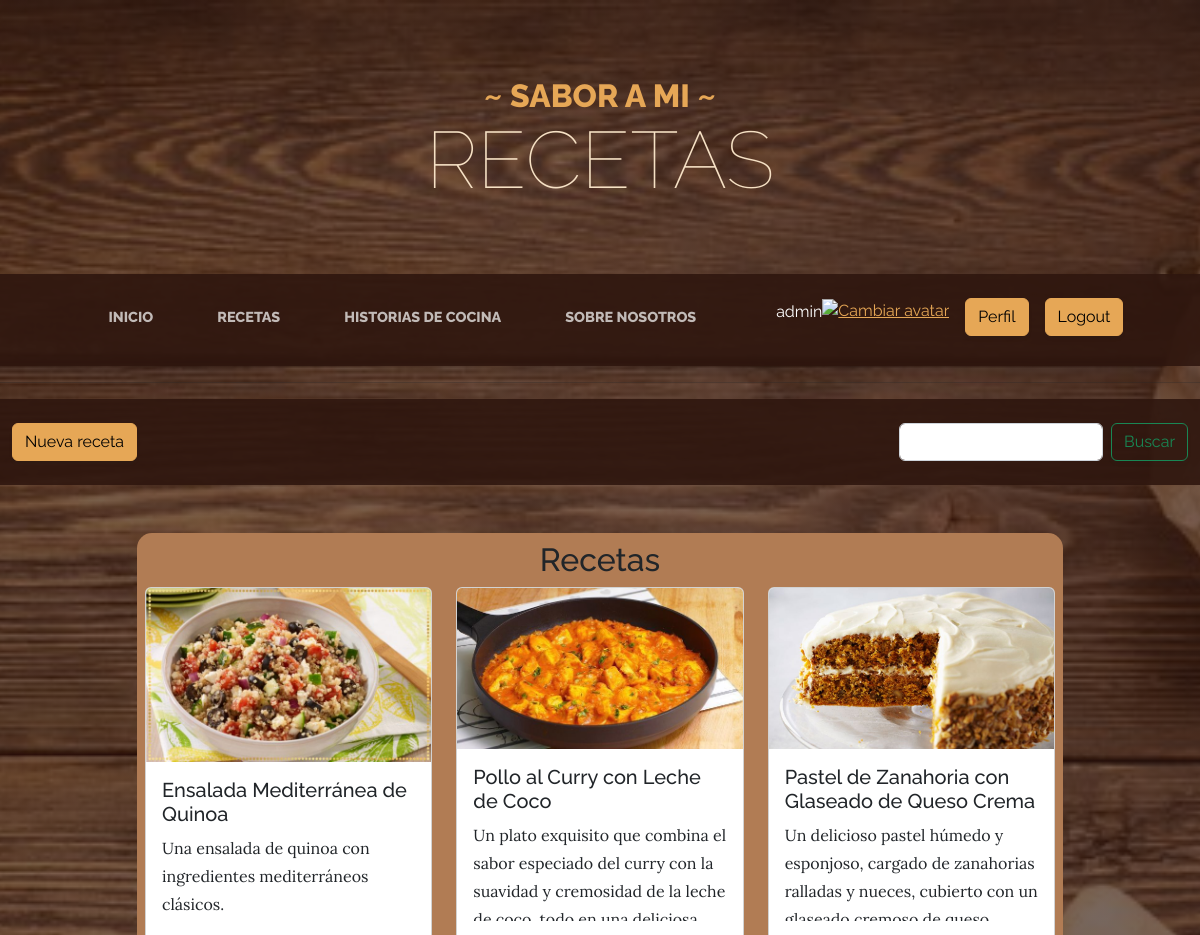
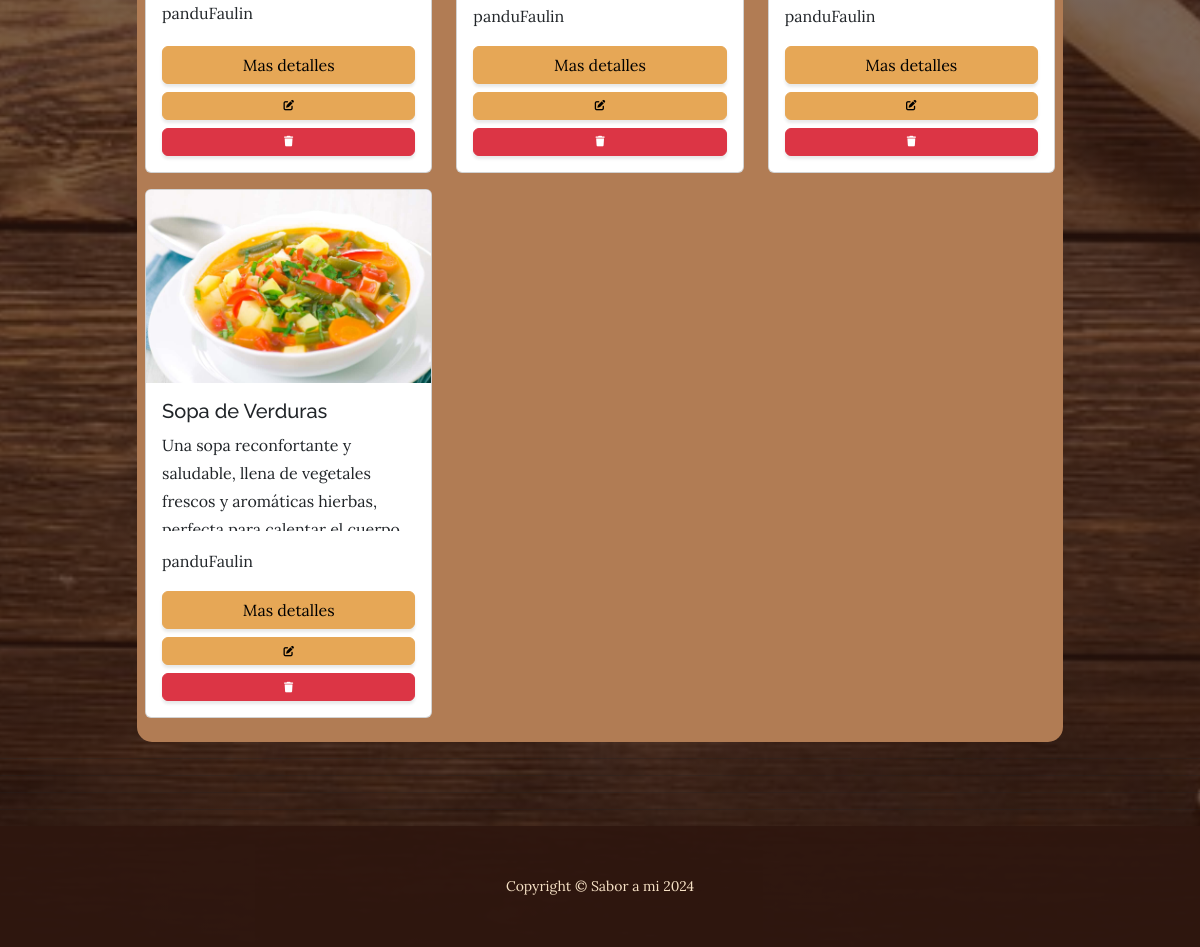
Page /recetas/ (signed in) on the committed database (2 pictures, top to bottom).
### recetasApp/models.py (models this page shows, shortened)
class Receta(models.Model):
    titulo = models.CharField(max_length=70)
    descripcion = models.TextField()
    ingredientes = models.TextField()
    instrucciones = models.TextField()
    autor = models.ForeignKey(User, on_delete=models.CASCADE, null=True)
    imagenReceta = models.ImageField(blank=True, upload_to="media/")
    class Meta:
        verbose_name = "receta"
        verbose_name_plural = "recetas"
        ordering = ["titulo"]

### recetasApp/views.py (the view)
# urls.py: path("recetas/", recetas, name="recetas"),
@login_required
def recetas(request):
    contexto = {"recetas": Receta.objects.all().order_by("id")}
    return render(request, "recetasApp/recetas.html", contexto)

### recetasApp/templates/recetasApp/recetas.html (shortened to what this page needs)
{% extends 'recetasApp/index.html' %} {% block Titulo %}
<header>
  <h1 class="site-heading text-center text-faded d-none d-lg-block">
    <span class="site-heading-upper text-primary mb-3">~ Sabor a mi ~</span>
    <span class="site-heading-lower">Recetas</span>
  </h1>
</header>
{% endblock Titulo %} {% block Contenido %}
<hr>
<nav class="navbar navbar-expand-lg navbar-dark py-lg-4" id="mainNav">
  <div class="container-fluid">
    <a class="btn btn-primary" href="{% url 'receta_create'%}" role="button">Nueva receta</a>
    <form class="d-flex"action="{% url 'encontrar_Recetas'%}" method='get'>
      <input class="form-control me-2" type="text" name="buscar" id="buscar">
      <button class="btn btn-outline-success" type="submit">Buscar</button>
    </form>
  </div>
</nav>
</head>
<body>
  <div class="container mt-5">
    <div class="row justify-content-center">
      <div class="col-md-10">
        <div class="bg-color-personalizado p-2 contenedor-bordes-redondos">
          <h2 class="text-center">Recetas</h2>
          <div class="row">
            {% for r in recetas %}
              <div class="col-md-4 mb-3">
                <div class="card h-100">
                  {% if r.imagenReceta %}
                      <img src="{{ r.imagenReceta.url }}" class="card-img-top" alt="...">
                  {% else %}
                      <img src="/media/receta_default.png" class="card-img-top" alt="Imagen Predeterminada">
                  {% endif %}
                  <div class="card-body d-flex flex-column">
                    <h5 class="card-title">{{r.titulo}}</h5>
                    <p class="card-text overflow-hidden" style="max-height: 100px;">{{r.descripcion}}</p>
                    <p class="card-text">{{r.autor}}</p>
                    <a href="{%url 'receta_detalle' r.id %}" class="btn btn-primary mt-auto">Mas detalles</a>
                    {% if request.user == r.autor or  request.user.is_staff %}
                    <a href="{% url 'receta_update' r.id %}" class="btn btn-primary mt-2" style="--bs-btn-padding-y: .25rem; --bs-btn-padding-x: .5rem; --bs-btn-font-size: .75rem;">
                    </a>
                    <a href="{% url 'receta_delete' r.id %}" class="btn btn-danger mt-2" style="--bs-btn-padding-y: .25rem; --bs-btn-padding-x: .5rem; --bs-btn-font-size: .75rem;">
                    {% endif %}
                    </a>
                  </div>
                </div>
              </div>
            {% endfor %}
          </div>
        </div>
      </div>
    </div>
  </div>
</body>
<hr>
<hr>
<hr>
</html>
{% endblock Contenido %} {% block InformacionExtra %}
<hr>
{% endblock InformacionExtra %}

### recetasApp/templates/recetasApp/index.html (shortened to what this page needs)
<!DOCTYPE html>
<html lang="en">
  <head>
    {% load static %}
    <link href="{%static 'css/styles.css'%}" rel="stylesheet" />
    <link
      rel="stylesheet"
      href="https://cdnjs.cloudflare.com/ajax/libs/font-awesome/6.4.0/css/all.min.css"
    />
  </head>
  <body>
    {% block Titulo %}{% endblock Titulo %}
    <nav class="navbar navbar-expand-lg navbar-dark py-lg-4" id="mainNav">
      <div class="container">
        <div class="collapse navbar-collapse" id="navbarSupportedContent">
          <ul class="navbar-nav mx-auto">
            <li class="nav-item px-lg-4">
              <a class="nav-link text-uppercase" href="{% url 'home'%}"
                >Inicio</a
              >
            </li>
            {% if user.is_authenticated %}
            <li class="nav-item px-lg-4">
              <a class="nav-link text-uppercase" href="{% url 'recetas'%}"
                >Recetas</a
              >
            </li>
            <li class="nav-item px-lg-4">
              <a
                class="nav-link text-uppercase"
                href="{% url 'historias_de_cocina'%}"
                >Historias de cocina</a
              >
            </li>
            <li class="nav-item px-lg-4">
              <a
                class="nav-link text-uppercase"
                href="{% url 'sobre_nosotros'%}"
                >Sobre nosotros</a
              >
            </li>
            <p style="color: white" class="ms-5">{{ user.username }}</p>
            <div class="text-center">
              <a href="{% url 'agregar_avatar' %}"
                ><img
                  src="{{ request.session.avatar }}"
                  height="30px"
                  weight="30px"
                  title="Cambiar avatar"
              /></a>
            </div>
            <li class="nav-item">
              <a class="btn btn-primary ms-3" href="{% url 'perfil'%}"
                >Perfil</a
              >
            </li>
            <li class="nav-item">
              <a class="btn btn-primary ms-3" href="{% url 'logout'%}"
                >Logout</a
              >
            </li>
            {% endif %}
          </ul>
        </div>
      </div>
    </nav>
    {% block Contenido %}{% endblock Contenido %} {% block InformacionExtra %}{% endblock InformacionExtra %}
    <footer class="footer text-faded text-center py-5">
      <div class="container">
        <p class="m-0 small">Copyright &copy; Sabor a mi 2024</p>
      </div>
    </footer>
  </body>
</html>

### recetasApp/templates/recetasApp/recetas.html (style rules this page uses)
.contenedor-bordes-redondos { border-radius: 15px; }
.bg-color-personalizado { background-color: #b17c54; }

### rows in the picture
Receta: imagenReceta (picture), titulo "Ensalada Mediterránea de Quinoa", descripcion "Una ensalada de quinoa con ingredientes mediterráneos clásicos.", autor "panduFaulin"
Receta: imagenReceta (picture), titulo "Pollo al Curry con Leche de Coco", descripcion "Un plato exquisito que combina el sabor especiado del curry con la suavidad y cremosidad de la leche…", autor "panduFaulin"
Receta: imagenReceta (picture), titulo "Pastel de Zanahoria con Glaseado de Queso Crema", descripcion "Un delicioso pastel húmedo y esponjoso, cargado de zanahorias ralladas y nueces, cubierto con un…", autor "panduFaulin"
Receta: imagenReceta (picture), titulo "Sopa de Verduras", descripcion "Una sopa reconfortante y saludable, llena de vegetales frescos y aromáticas hierbas,…", autor "panduFaulin"

### other values in the picture
{{ user.username }} "admin"
